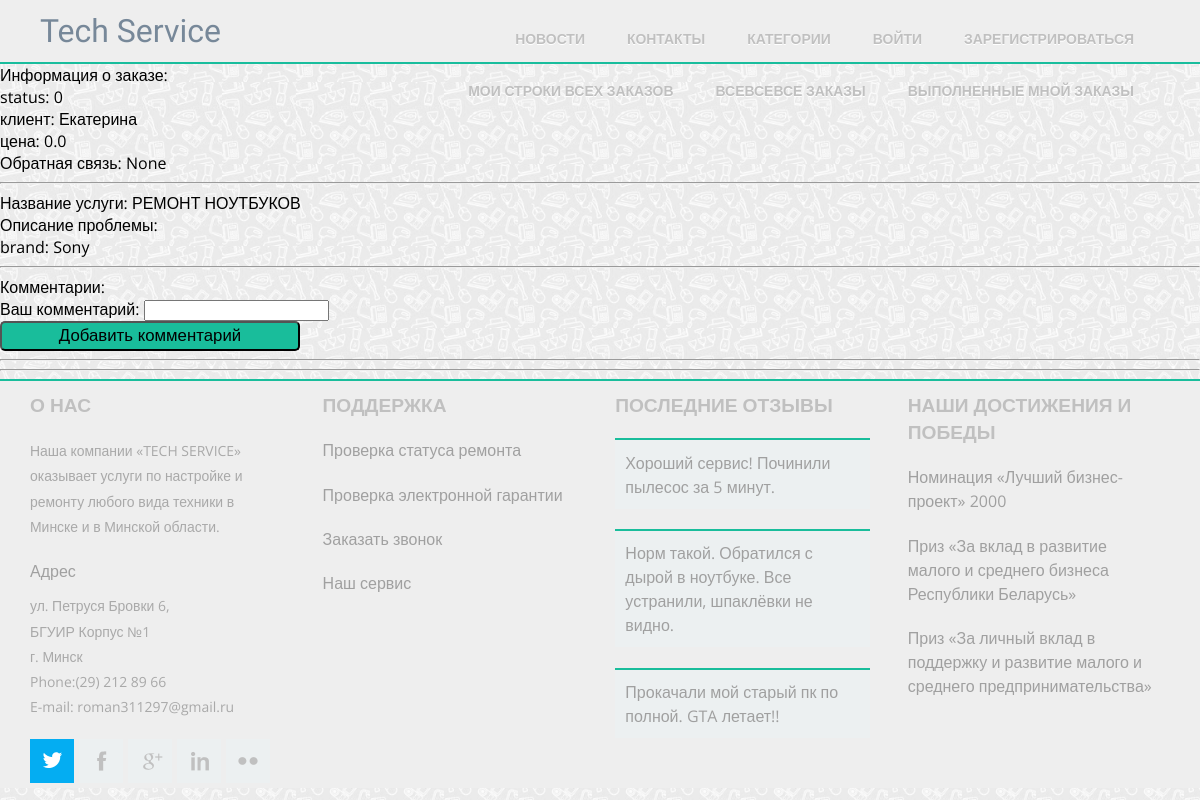
Screenshot of /master/orders/1/ with the database file from the repository.
### master_office/models.py (models this page shows, shortened)
class Order(models.Model):
    client = models.ForeignKey(User, on_delete=models.CASCADE)
    status = models.IntegerField(default = 0)
    price = models.FloatField()
    begin_date = models.DateTimeField(auto_now=True)
    end_date = models.DateTimeField(blank=True, null=True)
    expected_date = models.DateTimeField(blank=True, null=True)
    rating = models.IntegerField(default = 0, blank=True,null=True)
    feedback = models.TextField(blank=True,null=True)

class OrderLine(models.Model):
    order = models.ForeignKey('Order', on_delete=models.CASCADE)
    service = models.ForeignKey(Service, on_delete=models.CASCADE)
    master = models.ForeignKey('Master', on_delete=models.CASCADE, blank=True, null = True)
    brand_name = models.CharField(max_length = 20)
    device_name = models.CharField(max_length = 20)
    serial_id = models.CharField(max_length = 20)
    feedback = models.TextField(blank=True, null = True)
    trouble_description = models.TextField()
    status = models.IntegerField(default = 0)

### mainApp/models.py (models this page shows, shortened)
class Service(models.Model):
    name = models.CharField(max_length = 120)
    description = models.TextField()
    time = models.CharField(max_length = 20, help_text="How much time service will take")
    price = models.IntegerField()
    area = models.ForeignKey('Area', on_delete=models.SET_NULL, null=True)

### master_office/views.py (the view)
# urls.py: url(r'^orders/(?P<pk>\d+)/$', 'master_office.views.order', name="master_orders-detail"),
def order(request, pk=1):
    comment_form = CommentForm()
    args = {}
    args['order'] = Order.objects.get(id=pk)
    args['comments'] = Comment.objects.filter(order=args['order'])
    args['form'] = comment_form
    args['username'] = request.user
    return render(request, 'master_office/order_detail.html', args)

### master_office/forms.py (shortened to what this page needs)
class CommentForm(forms.ModelForm):
    content = forms.CharField(label="Ваш комментарий",required=True)
    class Meta:
        model = Comment
        fields = ('content',)

### master_office/templates/master_office/order_detail.html (shortened to what this page needs)
{% extends "master_office/master_wrapper.html" %}
{% block master_content %}
Информация о заказе:
<p>status: {{order.status}}</p>
<p>клиент: {{order.client.first_name}}</p>
<p>цена: {{order.price}}</p>
<p>Обратная связь: {{order.feedback}}</p>
<hr>
    {% for line in order.orderline_set.all %}
        <p>
            <p>Название услуги: {{line.service.name}}</p>
            <p>Описание проблемы: {{line.touble_description}}</p>
            <p>brand: {{line.brand_name}}</p>
        </p>
        <hr>
    {% endfor %}
<div class="large-offset-1 large-8 columns"
<p>Комментарии:</p>
    <form action="{% url 'addcomment' order.id %} " method="post">
    {{ form.as_p }}
<button id="register-button" type="submit">Добавить комментарий</button>
    </form>
        <hr>
        <hr>
{% endblock %}

### mainApp/static/css/style.css (style rules this page uses)
html, body, div, span, applet, object, iframe, h1, h2, h3, h4, h5, h6, p, blockquote, pre, a, abbr, acronym, address, big, cite, code, del, dfn, em, img, ins, kbd, q, s, samp, small, strike, strong, sub, sup, tt, var, b, u, i, dl, dt, dd, ol, nav ul, nav li, fieldset, form, label, legend, table, caption, tbody, tfoot, thead, tr, th, td, article, aside, canvas, details, embed, figure, figcaption, footer, header, hgroup, menu, nav, output, ruby, section, summary, time, mark, audio, video { margin: 0; padding: 0; border: 0; font-size: 100%; font: inherit; vertical-align: baseline; }
body { font-family: 'Open Sans', sans-serif; background: url(/static/images/tile-main.png); background-repeat: repeat; font-size: 100%; }
#register-button { font-size: 1.05em; width: 25%; height: 30px; margin: auto; background-color: #19BD9B; border-radius: 5px; }

### rows the page displays
Order: status "0", client.first_name "Екатерина", price "0.0", feedback "None"
OrderLine: service.name "РЕМОНТ НОУТБУКОВ", brand_name "Sony"
